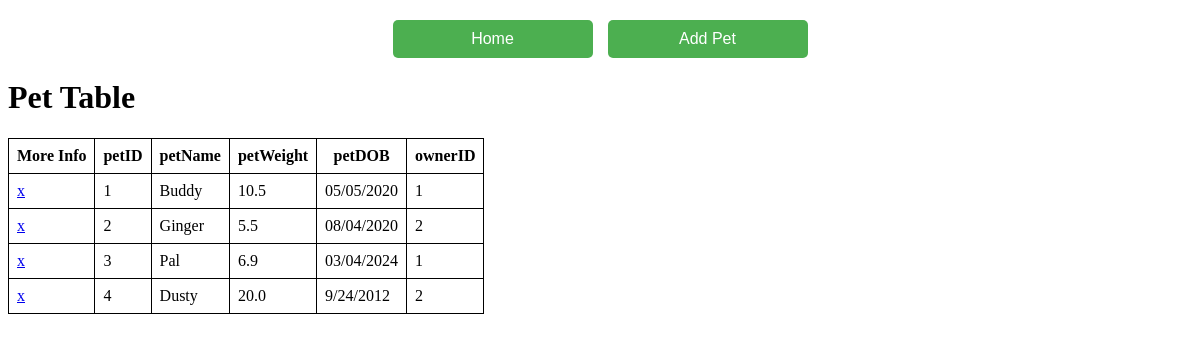
The page /petsView on the database its author committed.
### alchemyBase.py (models this page shows)
class Pet(Base):
    __tablename__ = 'Pet'
    petID      = Column(Integer, primary_key=True)
    petName    = Column(String,  nullable=False)
    petWeight  = Column(Float)
    petDOB  = Column(String, nullable=False)
    ownerID    = Column(Integer, ForeignKey('PetOwner.ownerID'), nullable=False)
    owner      = relationship('PetOwner', back_populates='pets')
    visit     = relationship('Visit',    back_populates='pet')

### app.py (the view)
@app.route("/petsView")
def show_pets():
    pets = session.query(Pet).all()
    columns = Pet.__table__.columns.keys()
    return render_template("petsView.html", pets=pets, columns=columns, getattr=getattr)

### templates/petsView.html (shortened to what this page needs)
<!DOCTYPE html>
<html>
<head>
</head>
<body>
    <div class="top-button-container">
        <form action="{{ url_for('home') }}" method="get">
            <button type="submit">Home</button>
          </form>
        <form action="{{ url_for('new_pet') }}" method="get">
            <button type="submit">Add Pet</button>
        </form>
    </div>
    <h1>Pet Table</h1>
    <table>
        <tr>
            <th>More Info</th>
            {% for col in columns %}
                <th>{{ col }}</th>
            {% endfor %}
        </tr>
        {% for pet in pets %}
            <tr>
                <td>
                    <a href="{{ url_for('view_details', id_type='pet', id_value=pet.petID) }}">x</a>
                </td>
                {% for col in columns %}
                    <td>{{ getattr(pet, col) }}</td>
                {% endfor %}
            </tr>
        {% endfor %}
    </table>
</body>
</html>

### templates/petsView.html (style rules this page uses)
table, th, td { border: 1px solid black; border-collapse: collapse; padding: 8px; }
.top-button-container { display: flex; justify-content: center; align-items: center; gap: 15px; margin-top: 20px; }
button { padding: 10px 20px; font-size: 16px; width: 200px; cursor: pointer; background-color: #4CAF50; color: white; border: none; border-radius: 5px; transition: background-color 0.3s ease; }

### rows shown on the page
Pet: petID "1" "Buddy" "10.5" "05/05/2020" "1"
Pet: petID "2" "Ginger" "5.5" "08/04/2020" "2"
Pet: petID "3" "Pal" "6.9" "03/04/2024" "1"
Pet: petID "4" "Dusty" "20.0" "9/24/2012" "2"

### other values the page prints
{{ col }} "petID" "petName" "petWeight" "petDOB" "ownerID"
